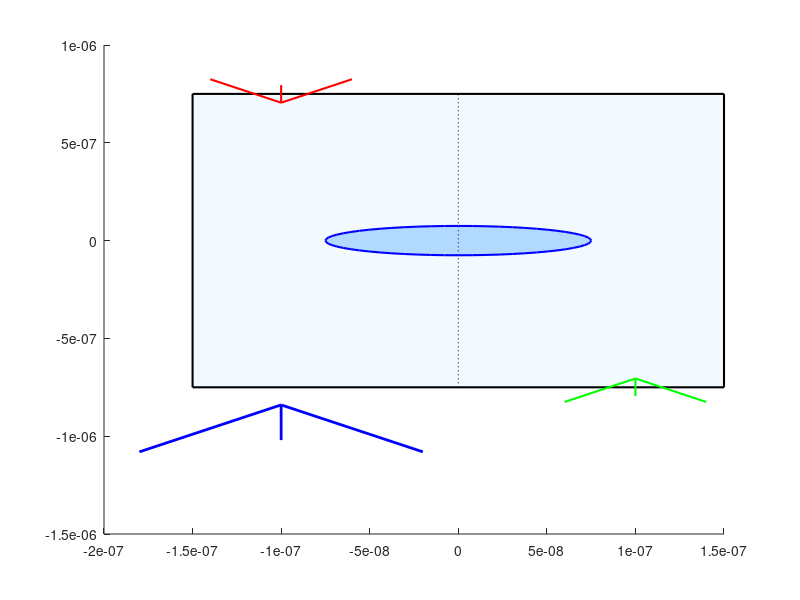

The MATLAB source for this figure: (Note: this script raises an error after producing the figure.)
function fem_periodic_cylinder()
% FEM_PERIODIC_CYLINDER
% 2-D TMz finite-element scattering from a periodic dielectric cylinder array.
% Run this file in MATLAB with no toolbox/PDE add-ons.

    c0 = 299792458;
    mu0 = 4*pi*1e-7;
    eps0 = 1/(mu0*c0^2);

    p.a = 300e-9;
    p.r = 75e-9;
    p.eps_c = 2.5^2;
    p.eps_b = 1;
    p.mu_r = 1;
    p.yb = -750e-9;
    p.yt = 750e-9;
    p.xc = 0;
    p.yc = 0;
    p.loss_c = 0;
    p.wavelengths = (400:10:700)*1e-9;

    outdir = fullfile(fileparts(mfilename('fullpath')), 'figures');
    if ~exist(outdir, 'dir')
        mkdir(outdir);
    end

    draw_geometry(p, outdir);

    nx = 61;
    ny = 51;
    [nodes, triangles, edgeInfo] = make_mesh(p, nx, ny);

    draw_mesh(nodes, triangles, p, fullfile(outdir, 'geometry_mesh.png'));
    print_mesh_statistics(nodes, triangles);

    R = zeros(size(p.wavelengths));
    T = zeros(size(p.wavelengths));
    A = zeros(size(p.wavelengths));

    sampleLambda = 550e-9;
    Ez_sample = [];
    Hx_sample = [];
    Hy_sample = [];

    for iw = 1:numel(p.wavelengths)
        lambda0 = p.wavelengths(iw);
        k0 = 2*pi/lambda0;
        omega = 2*pi*c0/lambda0;
        [Aglobal, rhs, area, gradU] = assemble_system(nodes, triangles, edgeInfo, p, k0);
        U = solve_periodic(Aglobal, rhs, nodes);

        [rcoef, tcoef] = extract_spectrum_coefficients(U, nodes, p, k0);
        R(iw) = abs(rcoef)^2;
        T(iw) = abs(tcoef)^2;
        A(iw) = max(0, 1 - R(iw) - T(iw));

        if abs(lambda0-sampleLambda) < eps
            Ez_sample = U;
            [Hx_sample, Hy_sample] = magnetic_field(nodes, triangles, U, omega, mu0*p.mu_r, gradU);
        end
    end

    writetable(table(p.wavelengths(:)*1e9, R(:), T(:), A(:), ...
        'VariableNames', {'Wavelength_nm','Reflection','Transmission','Absorption'}), ...
        fullfile(outdir, 'spectrum.csv'));

    draw_spectrum(p.wavelengths*1e9, R, T, A, fullfile(outdir, 'spectra.png'));

    if isempty(Ez_sample)
        lambda0 = sampleLambda;
        k0 = 2*pi/lambda0;
        omega = 2*pi*c0/lambda0;
        [Aglobal, rhs, ~, gradU] = assemble_system(nodes, triangles, edgeInfo, p, k0);
        Ez_sample = solve_periodic(Aglobal, rhs, nodes);
        [Hx_sample, Hy_sample] = magnetic_field(nodes, triangles, Ez_sample, omega, mu0*p.mu_r, gradU);
    end

    draw_fields(nodes, triangles, Ez_sample, Hx_sample, Hy_sample, p, outdir);

    run_mesh_convergence(p, sampleLambda, outdir);

    energyError = max(abs(R + T + A - 1));
    fprintf('Maximum post-processed R+T+A error: %.3e\n', energyError);
end

function [nodes, triangles, edgeInfo] = make_mesh(p, nx, ny)
    x = linspace(-p.a/2, p.a/2, nx);
    y = linspace(p.yb, p.yt, ny);
    [X, Y] = meshgrid(x, y);
    nodes = [X(:), Y(:)];

    triangles = zeros((nx-1)*(ny-1)*2, 3);
    ir = 0;
    for j = 1:ny-1
        for i = 1:nx-1
            n00 = (j-1)*nx + i;
            n10 = n00 + 1;
            n01 = n00 + nx;
            n11 = n01 + 1;
            ir = ir + 1;
            triangles(ir,:) = [n00 n10 n11];
            ir = ir + 1;
            triangles(ir,:) = [n00 n11 n01];
        end
    end

    tol = max(p.a, p.yt-p.yb)*1e-10;
    left = find(abs(nodes(:,1)+p.a/2) < tol);
    right = find(abs(nodes(:,1)-p.a/2) < tol);
    [~,ordL] = sort(nodes(left,2));
    [~,ordR] = sort(nodes(right,2));
    left = left(ordL);
    right = right(ordR);
    bottom = find(abs(nodes(:,2)-p.yb) < tol);
    top = find(abs(nodes(:,2)-p.yt) < tol);

    edgeInfo.left = left;
    edgeInfo.right = right;
    edgeInfo.bottom = bottom;
    edgeInfo.top = top;
end

function draw_geometry(p, outdir)
    figure('Visible','off','Position',[100 100 900 600]);
    rectangle('Position',[-p.a/2,p.yb,p.a,p.yt-p.yb], ...
        'FaceColor',[0.95 0.98 1],'EdgeColor','k','LineWidth',1.5);
    rectangle('Position',[-p.r,p.r-p.r-p.r,2*p.r,2*p.r], ...
        'Curvature',[1 1],'FaceColor',[0.7 0.85 1],'EdgeColor','b','LineWidth',1.5);
    hold on;
    plot([p.xc p.xc],[p.yb p.yt],'k:');
    quiver(-p.a/3,p.yb-0.18*(p.yt-p.yb),0,0.12*(p.yt-p.yb),0,'b','LineWidth',2,'MaxHeadSize',0.8);
    quiver(-p.a/3,p.yt+0.03*(p.yt-p.yb),0,-0.06*(p.yt-p.yb),0,'r','LineWidth',1.5,'MaxHeadSize',0.8);
    quiver(p.a/3,p.yb-0.03*(p.yt-p.yb),0,0.06*(p.yt-p.yb),0,'g','LineWidth',1.5,'MaxHeadSize',0.8);
    xline(-p.a/2,'--k','Left periodic boundary');
    xline(p.a/2,'--k','Right periodic boundary');
    axis equal;
    xlim([-1.3*p.a/2 1.3*p.a/2]);
    ylim([p.yb-0.15*(p.yt-p.yb) p.yt+0.15*(p.yt-p.yb)]);
    xlabel('x (nm)');
    ylabel('y (nm)');
    xticklabels(xticks*1e9);
    yticklabels(yticks*1e9);
    title('Computational unit cell');
    legend({'Air domain','Dielectric cylinder','Periodic axis','Incident wave','Reflected wave','Transmitted wave'}, ...
        'Location','northoutside','Orientation','horizontal');
    exportgraphics(gcf,fullfile(outdir,'geometry.png'),'Resolution',300);
    close(gcf);
end

function draw_mesh(nodes, triangles, p, filename)
    figure('Visible','off','Position',[100 100 900 650]);
    patch('Faces',triangles,'Vertices',[nodes(:,1)*1e9 nodes(:,2)*1e9], ...
        'FaceColor',[0.95 0.98 1],'EdgeColor',[0.2 0.2 0.2],'LineWidth',0.15);
    view(2); axis equal; grid off;
    hold on;
    th = linspace(0,2*pi,200);
    plot(p.r*cos(th)*1e9,p.r*sin(th)*1e9,'b','LineWidth',2);
    xlabel('x (nm)'); ylabel('y (nm)');
    title('Triangular finite-element mesh');
    exportgraphics(gcf,filename,'Resolution',300);
    close(gcf);
end

function print_mesh_statistics(nodes, triangles)
    nNodes = size(nodes,1);
    nElems = size(triangles,1);
    uniqueEdges = zeros(nElems*3,2);
    k = 0;
    for e = 1:nElems
        te = triangles(e,:);
        es = [te([1 2]); te([2 3]); te([3 1])];
        es = [min(es,[],2) max(es,[],2)];
        uniqueEdges(k+1:k+3,:) = es;
        k = k + 3;
    end
    uniqueEdges = unique(sort(uniqueEdges,2),'rows');
    fprintf('Mesh: %d nodes, %d triangular elements, %d edges\n', nNodes,nElems,size(uniqueEdges,1));
end

function [Aglobal, rhs, area, gradU] = assemble_system(nodes, triangles, edgeInfo, p, k0)
    n = size(nodes,1);
    Aglobal = sparse(n,n);
    rhs = complex(sparse(n,1));

    area = zeros(size(triangles,1),1);
    gradU = zeros(size(triangles,1),2);

    for e = 1:size(triangles,1)
        te = triangles(e,:);
        xy = nodes(te,:);
        x1 = xy(1,1); y1 = xy(1,2);
        x2 = xy(2,1); y2 = xy(2,2);
        x3 = xy(3,1); y3 = xy(3,2);

        detJ = (x2-x1)*(y3-y1)-(x3-x1)*(y2-y1);
        Ae = 0.5*abs(detJ);
        area(e) = Ae;
        if detJ < 0
            te = te([1 3 2]);
            xy = nodes(te,:);
            x1=xy(1,1); y1=xy(1,2);
            x2=xy(2,1); y2=xy(2,2);
            x3=xy(3,1); y3=xy(3,2);
            Ae = 0.5*((x2-x1)*(y3-y1)-(x3-x1)*(y2-y1));
        end

        b = [y2-y3, y3-y1, y1-y2];
        c = [x3-x2, x1-x3, x2-x1];
        B = [b/(2*Ae); c/(2*Ae)];

        xc = mean(xy(:,1));
        yc = mean(xy(:,2));
        if (xc-p.xc)^2+(yc-p.yc)^2 <= p.r^2
            epsr = p.eps_c + 1i*p.loss_c;
        else
            epsr = p.eps_b;
        end

        Ke = Ae/(p.mu_r)*(B'*B);
        Me = epsr*Ae/12*[2 1 1;1 2 1;1 1 2];
        Ae_mat = Ke-k0^2*Me;
        for i = 1:3
            for j = 1:3
                Aglobal(te(i),te(j)) = Aglobal(te(i),te(j))+Ae_mat(i,j);
            end
        end
    end

    topSorted = sortrows([nodes(edgeInfo.top,:) edgeInfo.top],1);
    topN = topSorted(:,3);
    for ib = 1:numel(topN)-1
        n1 = topN(ib);
        n2 = topN(ib+1);
        L = norm(nodes(n2,:)-nodes(n1,:));
        Mb = L/6*[2 1;1 2];
        Cb = -1i*k0*Mb;
        te = [n1 n2];
        for i = 1:2
            for j = 1:2
                Aglobal(te(i),te(j)) = Aglobal(te(i),te(j))+Cb(i,j);
            end
        end
    end

    bottomSorted = sortrows([nodes(edgeInfo.bottom,:) edgeInfo.bottom],1);
    bottomN = bottomSorted(:,3);
    for ib = 1:numel(bottomN)-1
        n1 = bottomN(ib);
        n2 = bottomN(ib+1);
        L = norm(nodes(n2,:)-nodes(n1,:));
        Mb = L/6*[2 1;1 2];
        Cb = -1i*k0*Mb;
        te = [n1 n2];
        for i = 1:2
            for j = 1:2
                Aglobal(te(i),te(j)) = Aglobal(te(i),te(j))+Cb(i,j);
            end
        end

        xmid = mean(nodes(te,1));
        uinc = exp(1i*k0*p.yb);
        fb = -1i*k0*L*uinc*[1;1];
        rhs(te) = rhs(te)+fb;
    end

    gradU = zeros(size(triangles,1),2);
end

function U = solve_periodic(Aglobal, rhs, nodes)
    n = size(nodes,1);
    tol = max(max(nodes,[],1)-min(nodes,[],1))*1e-9;
    leftCandidates = find(abs(nodes(:,1)-min(nodes(:,1))) < tol);
    rightCandidates = find(abs(nodes(:,1)-max(nodes(:,1))) < tol);

    [~,ordL] = sort(nodes(leftCandidates,2));
    [~,ordR] = sort(nodes(rightCandidates,2));
    leftCandidates = leftCandidates(ordL);
    rightCandidates = rightCandidates(ordR);

    independent = true(n,1);
    independent(rightCandidates) = false;
    P = sparse(n,sum(independent));
    rnodes = find(independent);
    for r = 1:numel(rnodes)
        P(rnodes(r),r) = 1;
    end
    for j = 1:min(numel(leftCandidates),numel(rightCandidates))
        P(rightCandidates(j), find(rnodes==leftCandidates(j))) = 1;
    end

    Ar = P'*Aglobal*P;
    fr = P'*rhs;
    Ur = Ar\fr;
    U = P*Ur;
end

function [rcoef, tcoef] = extract_spectrum_coefficients(U, nodes, p, k0)
    tol = max(p.a,p.yt-p.yb)*1e-9;
    bottom = find(abs(nodes(:,2)-p.yb)<tol);
    top = find(abs(nodes(:,2)-p.yt)<tol);

    Ebottom = mean(U(bottom));
    Etop = mean(U(top));
    uincBottom = exp(1i*k0*p.yb);
    urefBottom = exp(-1i*k0*p.yb);
    uincTop = exp(1i*k0*p.yt);

    rcoef = (Ebottom-uincBottom)/urefBottom;
    tcoef = Etop/uincTop;
end

function [Hx, Hy] = magnetic_field(nodes, triangles, U, omega, mu, gradU)
    n = size(nodes,1);
    gx = zeros(n,1);
    gy = zeros(n,1);
    count = zeros(n,1);
    for e = 1:size(triangles,1)
        te = triangles(e,:);
        xy = nodes(te,:);
        detJ = (xy(2,1)-xy(1,1))*(xy(3,2)-xy(1,2))-(xy(3,1)-xy(1,1))*(xy(2,2)-xy(1,2));
        Ae = 0.5*abs(detJ);
        if detJ < 0
            te = te([1 3 2]);
            xy = nodes(te,:);
        end
        b = [xy(2,2)-xy(3,2), xy(3,2)-xy(1,2), xy(1,2)-xy(2,2)];
        c = [xy(3,1)-xy(2,1), xy(1,1)-xy(3,1), xy(2,1)-xy(1,1)];
        B = [b/(2*Ae); c/(2*Ae)];
        ue = U(te);
        ge = B*ue;
        gx(te) = gx(te)+real(ge(1));
        gy(te) = gy(te)+real(ge(2));
        count(te) = count(te)+1;
    end
    gx = gx./count;
    gy = gy./count;
    Hx = gx/(1i*omega*mu);
    Hy = -gy/(1i*omega*mu);
end

function draw_spectrum(wavelength_nm, R, T, A, filename)
    figure('Visible','off','Position',[100 100 900 600]);
    plot(wavelength_nm,R,'b-o','LineWidth',1.5,'MarkerSize',3); hold on;
    plot(wavelength_nm,T,'r-s','LineWidth',1.5,'MarkerSize',3);
    plot(wavelength_nm,A,'k-d','LineWidth',1.5,'MarkerSize',3);
    ylim([0 1]); grid on;
    xlabel('Wavelength (nm)');
    ylabel('Normalized power');
    legend('Reflection R','Transmission T','Absorption A','Location','best');
    title('Periodic-cylinder spectral response');
    exportgraphics(gcf,filename,'Resolution',300);
    close(gcf);
end

function draw_fields(nodes, triangles, Ez, Hx, Hy, p, outdir)
    xnm = reshape(nodes(:,1)*1e9,[]);
    ynm = reshape(nodes(:,2)*1e9,[]);

    figure('Visible','off','Position',[100 100 900 650]);
    patch('Faces',triangles,'Vertices',[xnm ynm],'FaceVertexCData',abs(Ez), ...
        'FaceColor','interp','EdgeColor','none');
    axis equal; colorbar; xlabel('x (nm)'); ylabel('y (nm)');
    title('|E_z| at 550 nm');
    exportgraphics(gcf,fullfile(outdir,'electric_field_magnitude.png'),'Resolution',300);
    close(gcf);

    figure('Visible','off','Position',[100 100 900 650]);
    patch('Faces',triangles,'Vertices',[xnm ynm],'FaceVertexCData',real(Ez), ...
        'FaceColor','interp','EdgeColor','none');
    axis equal; colorbar; xlabel('x (nm)'); ylabel('y (nm)');
    title('Re(E_z) at 550 nm');
    exportgraphics(gcf,fullfile(outdir,'electric_field_real.png'),'Resolution',300);
    close(gcf);

    figure('Visible','off','Position',[100 100 900 650]);
    patch('Faces',triangles,'Vertices',[xnm ynm],'FaceVertexCData',sqrt(abs(Hx).^2+abs(Hy).^2), ...
        'FaceColor','interp','EdgeColor','none');
    hold on;
    quiver(nodes(:,1)*1e9,nodes(:,2)*1e9,real(Hx),real(Hy),0.6,'k','LineWidth',0.25);
    axis equal; colorbar; xlabel('x (nm)'); ylabel('y (nm)');
    title('|H| and in-plane magnetic-field vectors at 550 nm');
    exportgraphics(gcf,fullfile(outdir,'magnetic_field.png'),'Resolution',300);
    close(gcf);
end

function run_mesh_convergence(p, lambda0, outdir)
    k0 = 2*pi/lambda0;
    cases = [21 17;31 27;41 37;61 51];
    Tval = zeros(size(cases,1),1);
    ndof = zeros(size(cases,1),1);
    nelem = zeros(size(cases,1),1);

    for ic = 1:size(cases,1)
        [nodes, triangles, edgeInfo] = make_mesh(p,cases(ic,1),cases(ic,2));
        [Aglobal,rhs] = assemble_system(nodes,triangles,edgeInfo,p,k0);
        U = solve_periodic(Aglobal,rhs,nodes);
        [~,tcoef] = extract_spectrum_coefficients(U,nodes,p,k0);
        Tval(ic) = abs(tcoef)^2;
        ndof(ic) = size(nodes,1);
        nelem(ic) = size(triangles,1);
    end

    writetable(table(ndof,nelem,Tval, ...
        'VariableNames',{'Nodes','Triangles','Transmission'}), ...
        fullfile(outdir,'mesh_convergence.csv'));

    figure('Visible','off','Position',[100 100 900 600]);
    plot(ndof,Tval,'b-o','LineWidth',1.5,'MarkerSize',7); grid on;
    xlabel('Number of nodes');
    ylabel('Transmission at 550 nm');
    title('Mesh-convergence study');
    exportgraphics(gcf,fullfile(outdir,'mesh_convergence.png'),'Resolution',300);
    close(gcf);
end
